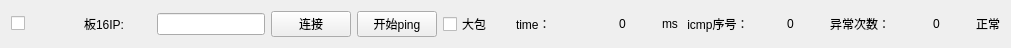
    <widget class="QWidget" name="horizontalLayoutWidget_16">
     <property name="geometry">
      <rect>
       <x>20</x>
       <y>510</y>
       <width>1011</width>
       <height>31</height>
      </rect>
     </property>
     <layout class="QHBoxLayout" name="horizontalLayout_16">
      <item>
       <widget class="QCheckBox" name="ip_enable_16">
        <property name="text">
         <string/>
        </property>
       </widget>
      </item>
      <item>
       <widget class="QLabel" name="label_62">
        <property name="text">
         <string>板16IP:</string>
        </property>
       </widget>
      </item>
      <item>
       <widget class="QLineEdit" name="ip_Text_16">
        <property name="sizePolicy">
         <sizepolicy hsizetype="Fixed" vsizetype="Fixed">
          <horstretch>0</horstretch>
          <verstretch>0</verstretch>
         </sizepolicy>
        </property>
        <property name="alignment">
         <set>Qt::AlignCenter</set>
        </property>
       </widget>
      </item>
      <item>
       <widget class="QPushButton" name="m_pBtnConnect_16">
        <property name="text">
         <string>连接</string>
        </property>
       </widget>
      </item>
      <item>
       <widget class="QPushButton" name="pingButton_16">
        <property name="text">
         <string>开始ping</string>
        </property>
       </widget>
      </item>
      <item>
       <widget class="QCheckBox" name="bigpack_16">
        <property name="text">
         <string>大包</string>
        </property>
       </widget>
      </item>
      <item>
       <widget class="QLabel" name="label_63">
        <property name="text">
         <string>time：</string>
        </property>
       </widget>
      </item>
      <item>
       <widget class="QLabel" name="time_val_16">
        <property name="text">
         <string>0</string>
        </property>
        <property name="alignment">
         <set>Qt::AlignCenter</set>
        </property>
       </widget>
      </item>
      <item>
       <widget class="QLabel" name="label_64">
        <property name="sizePolicy">
         <sizepolicy hsizetype="Fixed" vsizetype="Preferred">
          <horstretch>0</horstretch>
          <verstretch>0</verstretch>
         </sizepolicy>
        </property>
        <property name="text">
         <string>ms</string>
        </property>
       </widget>
      </item>
      <item>
       <widget class="QLabel" name="label_65">
        <property name="text">
         <string> icmp序号：</string>
        </property>
       </widget>
      </item>
      <item>
       <widget class="QLabel" name="icmp_count_16">
        <property name="text">
         <string>0</string>
        </property>
        <property name="alignment">
         <set>Qt::AlignCenter</set>
        </property>
       </widget>
      </item>
      <item>
       <widget class="QLabel" name="error_text_16">
        <property name="text">
         <string>异常次数：</string>
        </property>
       </widget>
      </item>
      <item>
       <widget class="QLabel" name="error_count_16">
        <property name="text">
         <string>0</string>
        </property>
        <property name="alignment">
         <set>Qt::AlignCenter</set>
        </property>
       </widget>
      </item>
      <item>
       <widget class="QLabel" name="status_led_16">
        <property name="sizePolicy">
         <sizepolicy hsizetype="Fixed" vsizetype="Fixed">
          <horstretch>10</horstretch>
          <verstretch>10</verstretch>
         </sizepolicy>
        </property>
        <property name="text">
         <string>正常</string>
        </property>
       </widget>
      </item>
     </layout>
    </widget>
